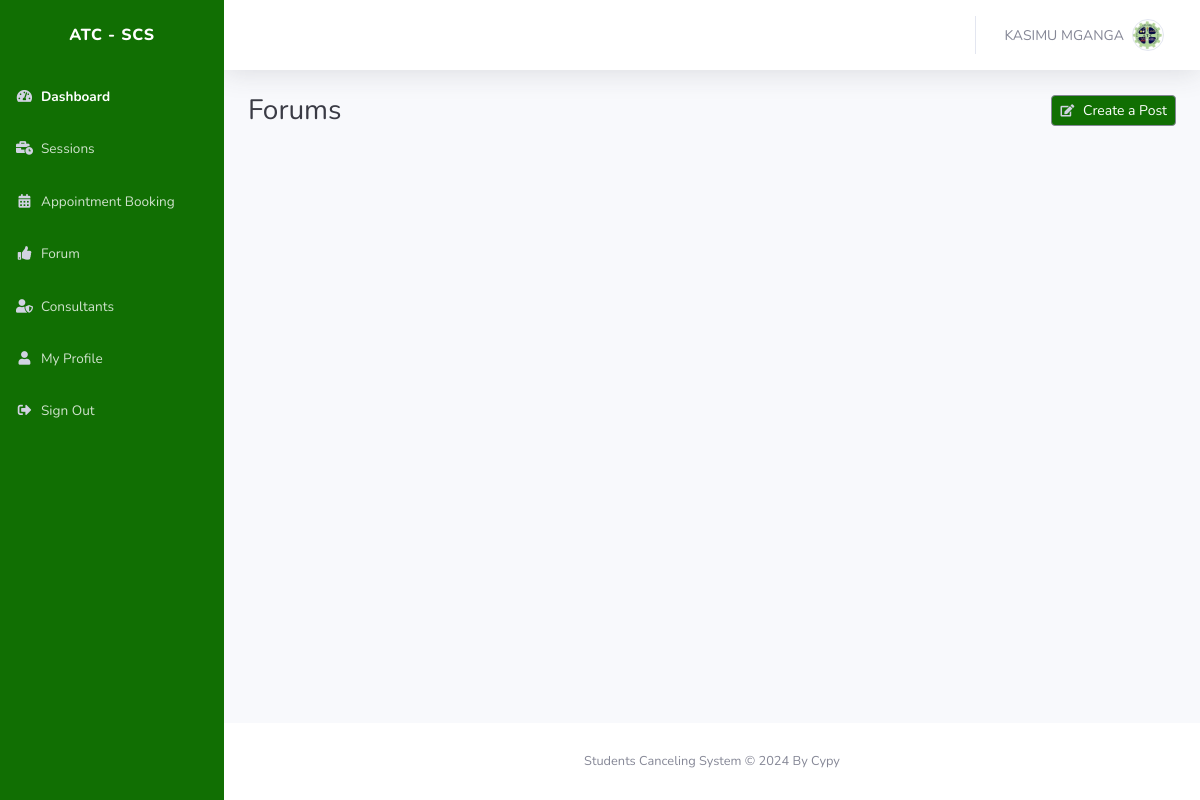
/students/forum.php (signed in), run on an earlier commit of the app's database.
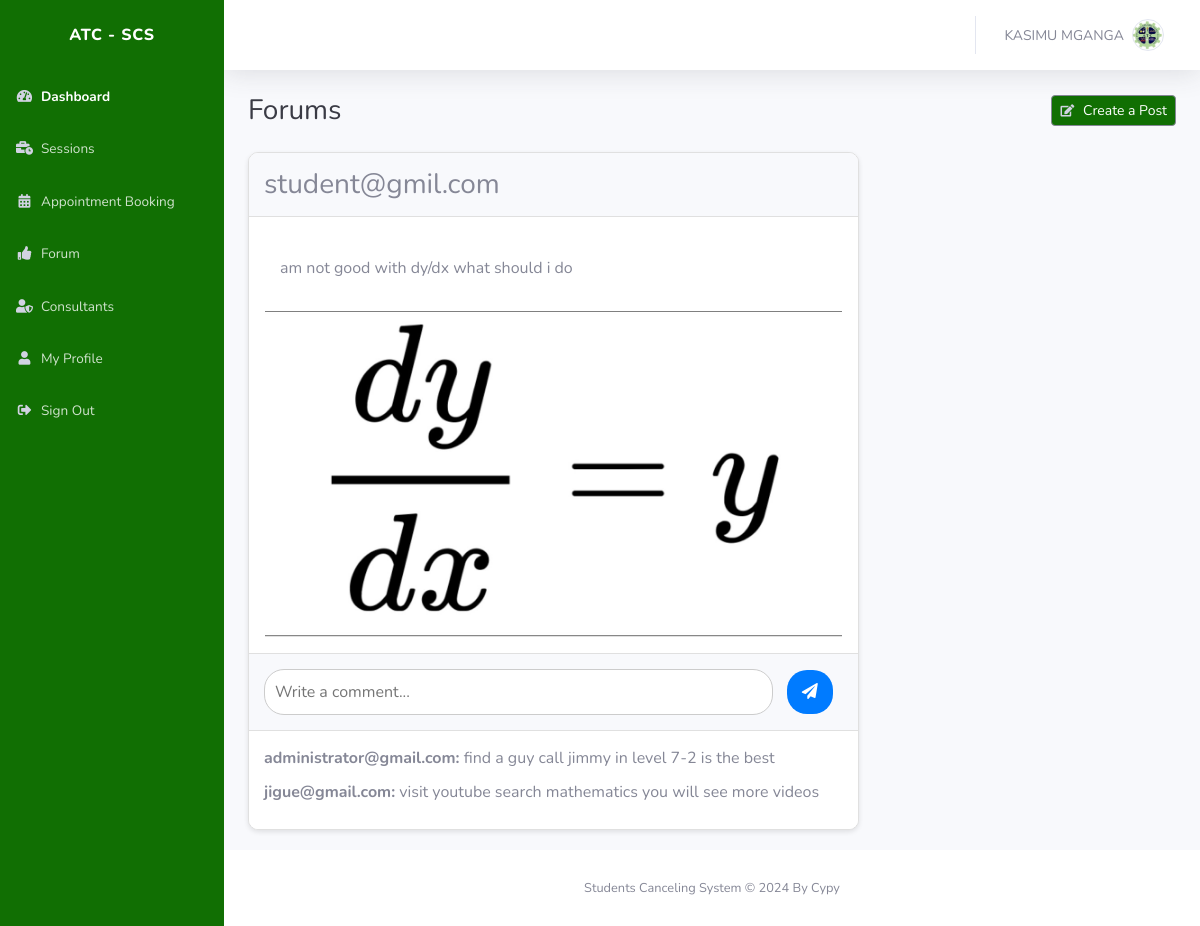
And on a later commit of the database.
### tables this page shows
CREATE TABLE `forum` (
  `fid` int(11) NOT NULL,
  `email` varchar(150) NOT NULL,
  `caption` text DEFAULT NULL,
  `image` varchar(30) DEFAULT NULL,
  `createdDate` timestamp NOT NULL DEFAULT current_timestamp()
);

CREATE TABLE `comments` (
  `coid` int(11) NOT NULL,
  `fid` int(11) NOT NULL,
  `comment` varchar(255) NOT NULL,
  `email` varchar(150) NOT NULL,
  `createdDate` timestamp NULL DEFAULT current_timestamp()
);

### students/forum.php (the view, shortened to what this page needs)
<!DOCTYPE html>
<html lang="en">
<head>
    <link rel="stylesheet" href="../assets/bootstrap/css/bootstrap.min.css">
    <link rel="stylesheet" href="../assets/fonts/fontawesome-all.min.css">
</head>
<body id="page-top">
    <div id="wrapper">
        <?php include("../includes/student_nav.php") ?>
        <div class="d-flex flex-column" id="content-wrapper">
            <div id="content">
                <?php include("../includes/student_top_nav.php") ?>
                <div class="container-fluid">
                    <div class="d-sm-flex justify-content-between align-items-center mb-4">
                        <h3 class="text-dark mb-0">Forums</h3>
                        <a class="btn btn-secondary btn-sm d-none d-sm-inline-block" role="button" href="forum_post.php" style="background: rgb(17,111,3);"><i class="fas fa-edit fa-sm fa-fw me-2 text-gray-400"></i>Create a Post</a>
                    </div>
                    <div class="row">
                        <div class="col-lg-8 col-xl-8 post-container">
                            <?php
                            require_once("../includes/connection.php");
                            $sql = mysqli_query($con, "SELECT * FROM `forum` ORDER BY fid DESC");
                            while ($array = mysqli_fetch_array($sql)) {
                                $apid = $array['fid'];
                                $caption = $array['caption'];
                                $image = $array['image'];
                                $email = $array['email'];
                                echo "<div class='card post-card'>
                                        <div class='card-title'>
                                            <h3>$email</h3>
                                        </div>
                                        <div class='card-body'>
                                            <p>$caption</p>
                                            <img src='../forum/$image' alt='Post Image'>
                                        </div>
                                        <div class='comment-section'>
                                            <input type='text' id='commentInput-$apid' placeholder='Write a comment...'>
                                            <button onclick='submitComment($apid)'><i class='fas fa-paper-plane'></i></button>
                                        </div>
                                        <div class='comments-list' id='commentsList-$apid'>";
                                $commentSql = mysqli_query($con, "SELECT * FROM `comments` WHERE fid = $apid ORDER BY coid DESC");
                                while ($commentArray = mysqli_fetch_array($commentSql)) {
                                    $commentEmail = $commentArray['email'];
                                    $commentText = $commentArray['comment'];
                                    echo "<div class='comment-item'><strong>$commentEmail:</strong> $commentText</div>";
                                }
                                echo "</div></div>";
                            }
                            ?>
                        </div>
                    </div>
                </div>
            </div>
            <?php include("../includes/footer.php") ?>
        </div>
    </div>
</body>
</html>

What changed in the data, as far as the page shows it:
added forum: email "student@gmil.com", caption "am not good with dy/dx what should i do", image (picture)
added comments: email "administrator@gmail.com", comment "find a guy call jimmy in level 7-2 is the best"
added comments: email "jigue@gmail.com", comment "visit youtube search mathematics you will see more videos"
